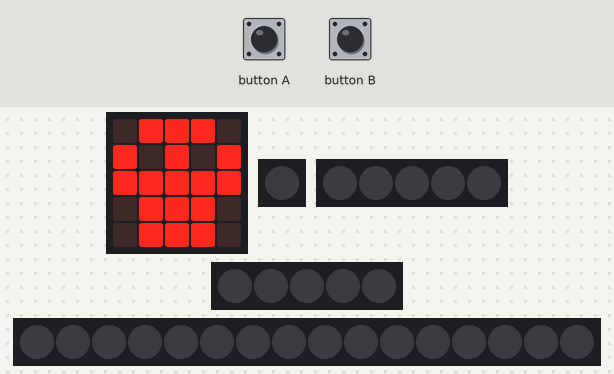
The program below on a simulated BBC micro:bit running MicroPython. On the bench: the board's 5×5 LED display, 1 RGB LEDs in strip order, left to right, 2 × 5 RGB LEDs in strip order, left to right, 16 RGB LEDs in strip order, left to right. The inputs (shaded band) are chosen by the test bench. Dim RGB values are drawn brighter than linear; random numbers come from a fixed seed; the 48×5 strip is a reading aid, not a part: it shows the text the display is scrolling, unrolled, one strip-width of it at a time.

Above: at 3.5 s.
At 7.6 s:
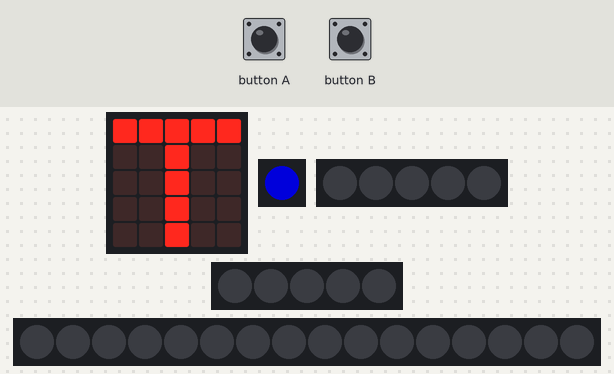
7.7 s: button B pressed for 0.15 s
At 10.75 s:
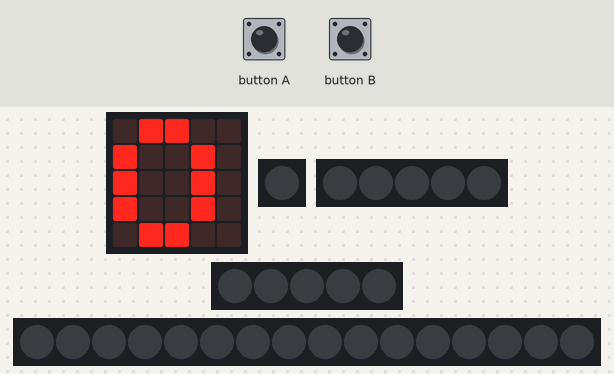
10.8 s: button B pressed 5 times (0.12 s each, 0.3 s apart)
At 13.87 s:
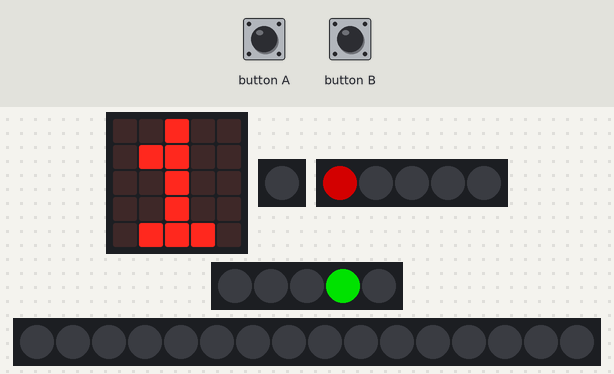
14.0 s: button B pressed for 1 s
At 17.9 s:
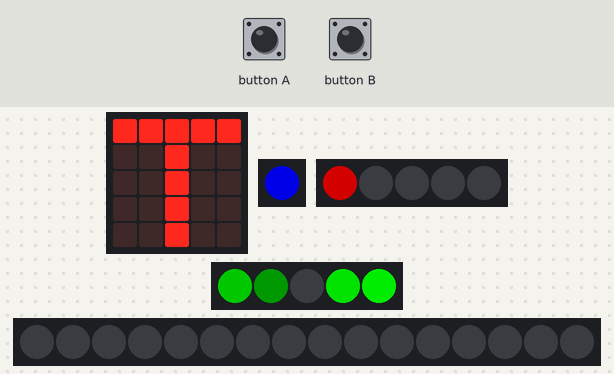
18.0 s: button A pressed for 0.15 s
21.1 s: button B pressed for 0.15 s
At 23.98 s:
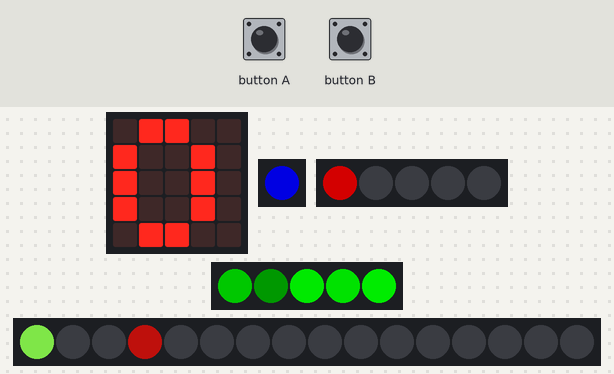
24.2 s: button A pressed for 1 s
Timing chart, 0 to 31.1 s (numbered marks = the images above; inputs shaded):
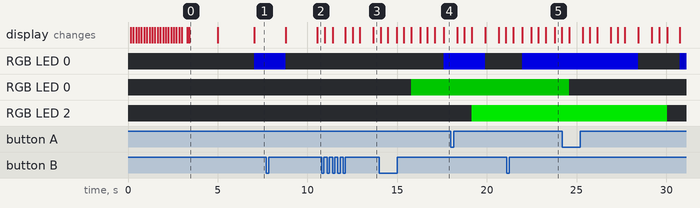

Measured:
- what the display in image 0 shows lasts 1.6 s, from 3.4 s to 5.0 s
- what the display in image 5 shows lasts 0.4 s, from 23.8 s to 24.2 s

The program:

halloween_costume_sampson_2018.py
```python
from microbit import *
import neopixel
import random

# Setup globals
_isTest = False
_npCount = 4
_npRightArm = neopixel.NeoPixel(pin0, 5)
_npTemple = neopixel.NeoPixel(pin1, 1)
_npCircle = neopixel.NeoPixel(pin2, 16)
_npLeftArm = neopixel.NeoPixel(pin14, 5)

_circleOnOffCount = 0
_circleStatusOn = True

_templeOnOffCount = 0
_templeStatusOn = True

_leftArmOnOffCount = 0
_leftArmStatusOn = True

_rightArmOnOffCount = 0
_rightArmStatusOn = True

_lastTimeUpdate = 0
_lastTimeUpdateChangeIncrement = 250
_mainDelayTime = 2000

_npCircleRoundLastTimeUpdate = 0
_npCircleRoundDelayTime = 1000 * 60 * 5 # 5 minutes

_ledWhite = (0, 0, 0)
_ledMax = 200

display.scroll("Boo!")
sleep(100)

while running_time() < 5000:
    display.show(Image.SKULL)

display.clear()
_npRightArm.clear()
sleep(10)
_npCircle.clear()
sleep(10)
_npTemple.clear()
sleep(10)
_npRightArm.clear()
sleep(10)
_lastTimeUpdate = running_time()

def ledLeftArm():
    global _leftArmOnOffCount
    global _leftArmStatusOn

    led = random.randrange(len(_npLeftArm))
    display.show(str(led) + str("L"))

    color = _ledWhite

    if _leftArmStatusOn:
        color = (random.randint(0, _ledMax), 0, 0)

    _npLeftArm[led] = color
    _npLeftArm.show()

    _leftArmOnOffCount += 1
    if _leftArmOnOffCount % len(_npLeftArm) == 0:
        _leftArmStatusOn = not _leftArmStatusOn
        _leftArmOnOffCount = 0


def ledRightArm():
    global _rightArmOnOffCount
    global _rightArmStatusOn

    led = random.randrange(len(_npRightArm))
    display.show(str(led) + str("R"))

    color = _ledWhite

    if _rightArmStatusOn:
        color = (0, random.randint(0, _ledMax), 0)

    _npRightArm[led] = color
    _npRightArm.show()

    _rightArmOnOffCount += 1
    if _rightArmOnOffCount % len(_npLeftArm) == 0:
        _rightArmStatusOn = not _rightArmStatusOn
        _rightArmOnOffCount = 0


def ledTemple():
    global _templeStatusOn

    led = 0
    display.show(str("T"))

    if _templeStatusOn:
        _npTemple[led] = (0, 0, random.randint(0, _ledMax))
        _npTemple.show()
    else:
        _npTemple.clear()

    _templeStatusOn = not _templeStatusOn


def neopixelCircle():
    global _circleStatusOn
    global _circleOnOffCount

    led = random.randrange(len(_npCircle))
    display.show(str(led) + str("C"))
    color = _ledWhite

    if _circleStatusOn:
        r = random.randint(0, _ledMax)
        g = random.randint(0, _ledMax)
        b = random.randint(0, _ledMax)
        color = (r, g, b)

    _npCircle[led] = color
    _npCircle.show()

    _circleOnOffCount += 1
    if _circleOnOffCount % len(_npCircle) == 0:
        _circleStatusOn = not _circleStatusOn
        _circleOnOffCount = 0


def npCircleRound():
    # display.show(str("!"))
    global _circleStatusOn
    numberLedsOn = 4
    numberCircles = 3 # number of times LED will circle around the neopixel
    ledDelay = 250 # milliseconds sleep

    r = random.randint(0, _ledMax)
    g = random.randint(100, _ledMax)
    b = random.randint(0, _ledMax)
    color = (r, g, b)

    _npCircle.clear()

    count = 0
    while count <= (len(_npCircle) * numberCircles) - 1:
        ledon = count % len(_npCircle)
        ledoff = (count - numberLedsOn) % len(_npCircle)
        _npCircle[ledon] = color
        _npCircle[ledoff] = _ledWhite
        _npCircle.show()
        sleep(ledDelay)
        count += 1

    # turn off last leds
    for led in range(len(_npCircle) - numberLedsOn, len(_npCircle)):
        _npCircle[led] = _ledWhite
        _npCircle.show()
        sleep(ledDelay)

    _circleStatusOn = False


def setDelayTime(increment=0):
    global _mainDelayTime
    _mainDelayTime = _mainDelayTime + increment
    _mainDelayTime = max(500, _mainDelayTime)

while True:
    # faster changes to LEDs (smaller increments)
    if button_a.was_pressed():
        setDelayTime(_lastTimeUpdateChangeIncrement)

    # slower changes to LEDs (larger increments)
    if button_b.was_pressed():
        setDelayTime(_lastTimeUpdateChangeIncrement * -1)

    if running_time() - _npCircleRoundLastTimeUpdate > _npCircleRoundDelayTime:
        npCircleRound()
        _npCircleRoundLastTimeUpdate = running_time()

    if running_time() - _lastTimeUpdate > _mainDelayTime:
        npSelect = random.randrange(6)

        if _isTest:
            npCircleRound()
        else:
            if npSelect == 0 or npSelect == 1:
                ledTemple()
            elif npSelect == 2:
                ledLeftArm()
            elif npSelect == 3:
                ledRightArm()
            else:
                neopixelCircle()

        _lastTimeUpdate = running_time()
```
